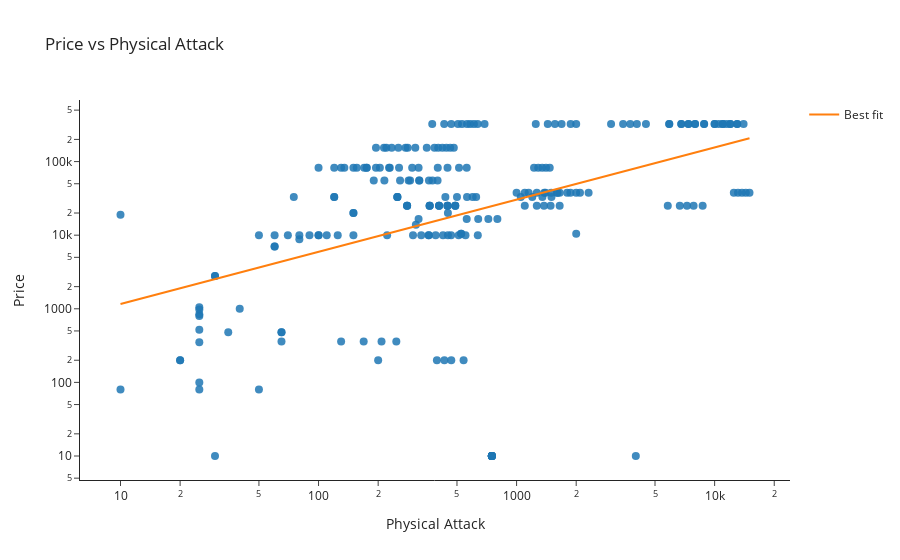
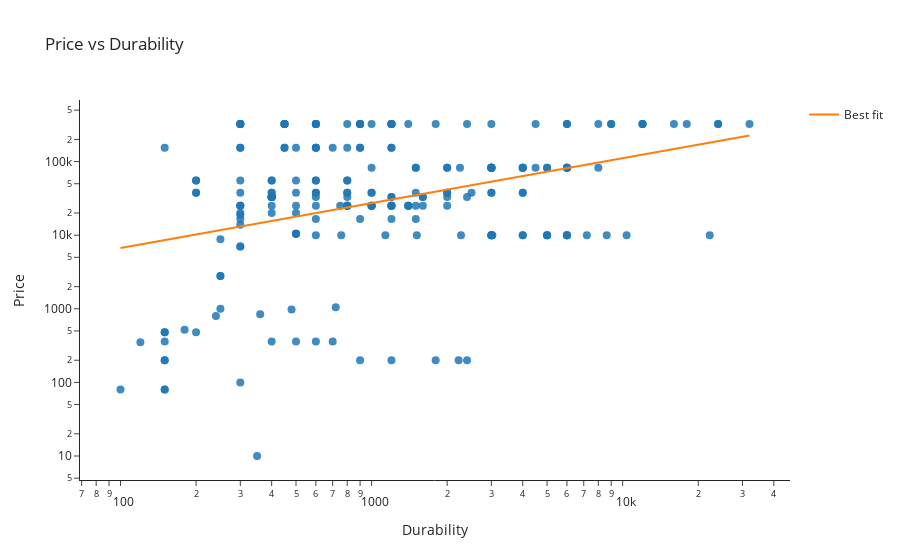

Here is the notebook cell these charts were saved with, in order:
### Markdown cell above
#### visualization 3

### Code cell
"""
Palworld Weapon Visualizations — Two Plots with Best-Fit Lines
==============================================================

Single-cell utilities to:
1) Normalize a Palworld weapons DataFrame's schema and numeric types.
2) Render two interactive Plotly scatter plots with best-fit lines:
   a) Price vs Physical Attack
   b) Price vs Durability

Best-Fit Method
---------------
- If `log_axes=False`: ordinary least squares (linear fit) in linear space.
- If `log_axes=True`: fit in log–log space (power-law): log(y) = a + b*log(x),
  which corresponds to y = exp(a) * x**b, and display on log axes.

Usage
-----
Assumes a DataFrame `weapons_df` exists in the environment (e.g., from your scraper).
This cell will show both plots inline.
"""


def sanitize_weapons_df(df: pd.DataFrame) -> pd.DataFrame:
    """
    Standardize expected column names and coerce numeric types.

    Parameters
    ----------
    df : pandas.DataFrame
        Input frame containing weapon stats, potentially with varied column names.

    Returns
    -------
    pandas.DataFrame
        Copy with normalized columns (if present):
        ['Name', 'Price', 'Physical Attack', 'Durability'].
        Non-numeric entries in numeric fields are coerced to NaN.

    Notes
    -----
    - Common aliases are mapped into canonical names (e.g., 'attack' → 'Physical Attack').
    - If 'Name' is missing, an index-based string name is synthesized.
    """
    data = df.copy()

    rename_map = {
        "name": "Name",
        "item_name": "Name",
        "price": "Price",
        "physical_attack": "Physical Attack",
        "attack": "Physical Attack",
        "phys_atk": "Physical Attack",
        "durability": "Durability",
    }
    lowered = {c.lower(): c for c in data.columns}
    for k, v in rename_map.items():
        if k in lowered and v not in data.columns:
            data.rename(columns={lowered[k]: v}, inplace=True)

    for col in ["Price", "Physical Attack", "Durability"]:
        if col in data.columns:
            data[col] = pd.to_numeric(data[col], errors="coerce")

    data["Name"] = data.get("Name", data.index).astype(str)
    return data


def _best_fit_line(x: np.ndarray, y: np.ndarray, log_axes: bool) -> tuple[np.ndarray, np.ndarray]:
    """
    Compute best-fit line coordinates over the span of x.

    Parameters
    ----------
    x, y : np.ndarray
        1-D arrays of equal length (NaNs removed by caller).
    log_axes : bool
        If True, fit in log–log space (power-law). Otherwise, linear fit.

    Returns
    -------
    x_fit, y_fit : np.ndarray
        Sorted x over its range and corresponding fitted y values.
    """
    # Sort by x for a clean line
    order = np.argsort(x)
    x_sorted = x[order]
    y_sorted = y[order]

    if log_axes:
        # Filter to positive values (log domain)
        mask = (x_sorted > 0) & (y_sorted > 0)
        xz = x_sorted[mask]
        yz = y_sorted[mask]
        if len(xz) < 2:
            return x_sorted, np.full_like(x_sorted, np.nan)

        lx, ly = np.log(xz), np.log(yz)
        b, a = np.polyfit(lx, ly, 1)  # ly ≈ a + b*lx
        y_fit = np.exp(a) * x_sorted**b
        return x_sorted, y_fit
    else:
        if len(x_sorted) < 2:
            return x_sorted, np.full_like(x_sorted, np.nan)
        m, c = np.polyfit(x_sorted, y_sorted, 1)  # y ≈ m*x + c
        y_fit = m * x_sorted + c
        return x_sorted, y_fit


def interactive_scatter_with_fit(
    df: pd.DataFrame,
    *,
    x: str,
    y: str,
    title: str,
    hover_cols: Optional[Iterable[str]] = None,
    log_axes: bool = True,
    template: str = "simple_white",
    marker_size: int = 8,
    marker_opacity: float = 0.85,
):
    """
    Render a Plotly scatter plot with an overlaid best-fit line.

    Parameters
    ----------
    df : pandas.DataFrame
        Source data frame (will be sanitized).
    x : str
        Column name for the x-axis.
    y : str
        Column name for the y-axis.
    title : str
        Figure title.
    hover_cols : Iterable[str], optional
        Additional columns to include in the hover tooltip, if present.
    log_axes : bool, default True
        If True, plot both axes on a logarithmic scale and fit in log–log space.
    template : str, default "simple_white"
        Plotly template for styling.
    marker_size : int, default 8
        Point size.
    marker_opacity : float, default 0.85
        Point opacity in [0, 1].

    Returns
    -------
    plotly.graph_objects.Figure
        Interactive scatter plot with best-fit line.
    """
    data = sanitize_weapons_df(df).dropna(subset=[x, y]).copy()
    hover_cols = [c for c in (hover_cols or []) if c in data.columns]

    fig = px.scatter(
        data,
        x=x,
        y=y,
        hover_data=["Name", *hover_cols] if "Name" in data.columns else hover_cols,
        title=title,
        log_x=log_axes,
        log_y=log_axes,
        template=template,
    )
    fig.update_traces(marker=dict(size=marker_size, opacity=marker_opacity))

    # Best-fit line
    x_vals = data[x].to_numpy(dtype=float)
    y_vals = data[y].to_numpy(dtype=float)
    mask = ~np.isnan(x_vals) & ~np.isnan(y_vals)
    if mask.sum() >= 2:
        x_fit, y_fit = _best_fit_line(x_vals[mask], y_vals[mask], log_axes)
        fig.add_trace(
            go.Scatter(
                x=x_fit,
                y=y_fit,
                mode="lines",
                name="Best fit",
                hoverinfo="skip",
            )
        )

    fig.show()
    return fig


def plot_weapon_relationships(df: pd.DataFrame, *, log_axes: bool = True, template: str = "simple_white"):
    """
    Produce the two interactive weapon relationship plots with best-fit lines:

      1) Price vs Physical Attack
      2) Price vs Durability

    Parameters
    ----------
    df : pandas.DataFrame
        Weapons data (columns auto-normalized internally).
    log_axes : bool, default True
        Apply log scaling to both axes and use power-law best-fit.
    template : str, default "simple_white"
        Plotly template for styling.

    Returns
    -------
    dict[str, plotly.graph_objects.Figure]
        Figures keyed by:
        {"price_vs_attack", "price_vs_durability"}.
    """
    figs = {}
    figs["price_vs_attack"] = interactive_scatter_with_fit(
        df,
        x="Physical Attack",
        y="Price",
        title="Price vs Physical Attack",
        hover_cols=["Durability"],
        log_axes=log_axes,
        template=template,
    )
    figs["price_vs_durability"] = interactive_scatter_with_fit(
        df,
        x="Durability",
        y="Price",
        title="Price vs Durability",
        hover_cols=["Physical Attack"],
        log_axes=log_axes,
        template=template,
    )
    return figs


# ---- Execute (shows both plots) ----
_ = plot_weapon_relationships(weapons_df, log_axes=True)

### Figure 1 — Plotly figure (JSON) as saved in the notebook; plotly's stock layout.template omitted (floating-point values rounded to 4 significant figures; data arrays with more than 128 entries replaced by an {"elided": "..."} marker saying what was removed)
{"data": [{"customdata": {"elided": "230x2 mixed values"}, "hovertemplate": "Physical Attack=%{x}<br>Price=%{y}<br>Name=%{customdata[0]}<br>Durability=%{customdata[1]}<extra></extra>", "legendgroup": "", "marker": {"color": "#1F77B4", "opacity": 0.85, "size": 8, "symbol": "circle"}, "mode": "markers", "name": "", "orientation": "v", "showlegend": false, "type": "scatter", "x": {"elided": "230 float values"}, "xaxis": "x", "y": {"elided": "230 int values"}, "yaxis": "y"}, {"hoverinfo": "skip", "mode": "lines", "name": "Best fit", "type": "scatter", "x": {"elided": "230 float values"}, "y": {"elided": "230 float values"}}], "layout": {"autosize": true, "legend": {"tracegroupgap": 0}, "title": {"text": "Price vs Physical Attack"}, "xaxis": {"anchor": "y", "autorange": true, "domain": [0, 1], "range": [0.8078, 4.368], "title": {"text": "Physical Attack"}, "type": "log"}, "yaxis": {"anchor": "x", "autorange": true, "domain": [0, 1], "range": [0.5846, 5.926], "title": {"text": "Price"}, "type": "log"}}}

### Figure 2 — Plotly figure (JSON) as saved in the notebook; plotly's stock layout.template omitted (floating-point values rounded to 4 significant figures; data arrays with more than 128 entries replaced by an {"elided": "..."} marker saying what was removed)
{"data": [{"customdata": {"elided": "220x2 mixed values"}, "hovertemplate": "Durability=%{x}<br>Price=%{y}<br>Name=%{customdata[0]}<br>Physical Attack=%{customdata[1]}<extra></extra>", "legendgroup": "", "marker": {"color": "#1F77B4", "opacity": 0.85, "size": 8, "symbol": "circle"}, "mode": "markers", "name": "", "orientation": "v", "showlegend": false, "type": "scatter", "x": {"elided": "220 float values"}, "xaxis": "x", "y": {"elided": "220 int values"}, "yaxis": "y"}, {"hoverinfo": "skip", "mode": "lines", "name": "Best fit", "type": "scatter", "x": {"elided": "220 float values"}, "y": {"elided": "220 float values"}}], "layout": {"autosize": true, "legend": {"tracegroupgap": 0}, "title": {"text": "Price vs Durability"}, "xaxis": {"anchor": "y", "autorange": true, "domain": [0, 1], "range": [1.848, 4.657], "title": {"text": "Durability"}, "type": "log"}, "yaxis": {"anchor": "x", "autorange": true, "domain": [0, 1], "range": [0.5846, 5.926], "title": {"text": "Price"}, "type": "log"}}}
